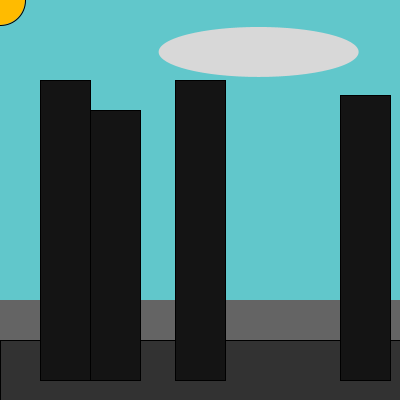
Frame 1 (no input)
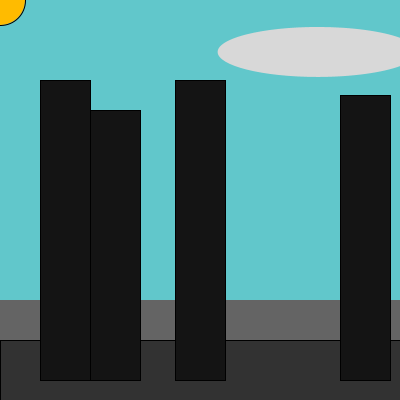
Frame 60 (the mouse pressed at the canvas centre just before this capture)
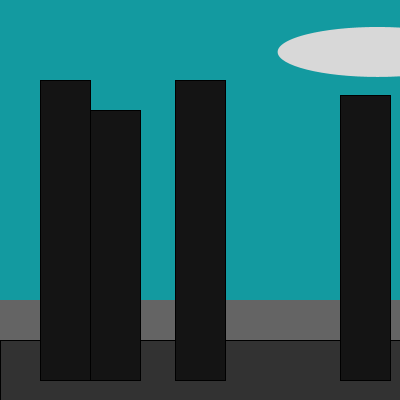
Frame 120 (the mouse held since frame 60 and released just before this capture)

The Processing sketch that drew these frames (run headless with seeded random() and noise(); from frame 60 on, the mouse is pressed at the canvas centre):

// Processing sketch: processing_134377
// ── processing_134377.pde

float cloudX = random(0,400);
float cloudY = random(0,200);
void setup() {
  size(400,400); //Makes the window
  background(97, 199, 203); //Makes the sky
}

void draw() {

  drawBackstuff();
  drawClouds();
  drawBuildings();

}




//======================Background and Sun=================================
void drawBackstuff() {
  if (mouseY < 140) {
    background(97, 199, 203);
  } else if ((mouseY >= 140) && (mouseY < 300)) {
    background(19, 154, 160);
  } else {
    background(0, 74, 77);
  }

  fill(255,187,0); // Orange
  ellipse(mouseX, mouseY, 50, 50); //Makes the Sun
  
  fill(50); // Grey
  rect(0, 340, width, 60); //Makes the Floor
  
  noStroke(); //Gets rid of outline.
  fill(100); //Lighter grey
  rect(0, 300, width, 40); //Skyline
}



//===================Clouds===================================================
void drawClouds() {
  fill(216);
  ellipse( cloudX, cloudY, 200, 50);
  if (cloudX < width + 200) {
    cloudX = cloudX + 1;
  } else if (cloudX >= (width + 200)) {
    cloudX = -200;
    cloudY = random(0, 200);
  }
}


//=========================Buildings===========================================
void drawBuildings() {
  stroke(0); //Puts outline back.
  fill(20); //Dark Grey
  rect(40, 80, 50, 300); //Left tower
  rect(90, 110, 50, 270); //Middle Left Tower
  rect(175, 80, 50, 300); //Middle Right Tower
  rect(340, 95, 50, 285); //Right Tower
}
  
